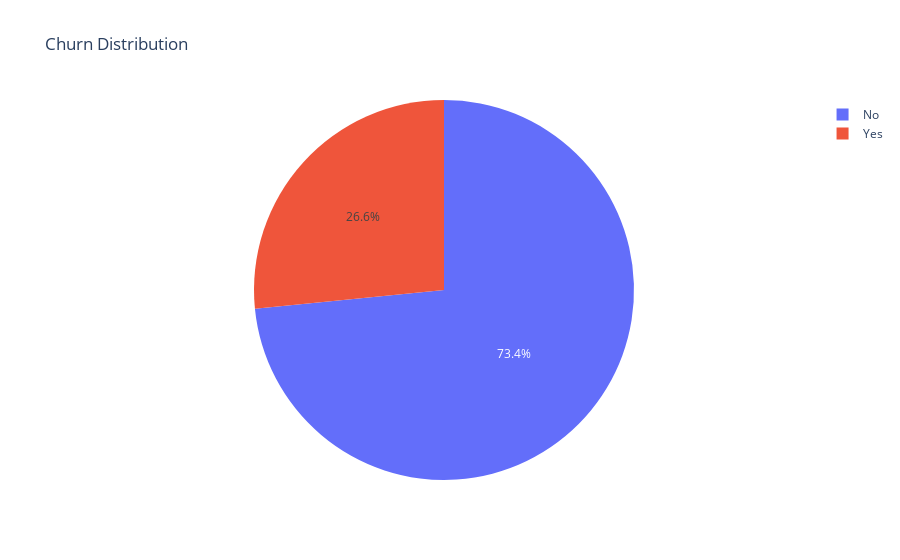

The notebook cell this image was saved under:
### Markdown cell above
## 1. Churn Distribution

### Code cell
churn_counts = df['Churn'].value_counts()
churn_pct = df['Churn'].value_counts(normalize=True) * 100

fig = px.pie(values=churn_counts.values, names=churn_counts.index, title='Churn Distribution')
fig.show()

print(f"Churn Rate: {churn_pct['Yes']:.1f}%")

### Figure 1 — Plotly figure (JSON) as saved in the notebook; plotly's stock layout.template omitted (floating-point values rounded to 4 significant figures)
{"data": [{"domain": {"x": [0, 1], "y": [0, 1]}, "hovertemplate": "label=%{label}<br>value=%{value}<extra></extra>", "labels": ["No", "Yes"], "legendgroup": "", "name": "", "showlegend": true, "type": "pie", "values": [5163, 1869]}], "layout": {"legend": {"tracegroupgap": 0}, "title": {"text": "Churn Distribution"}}}
